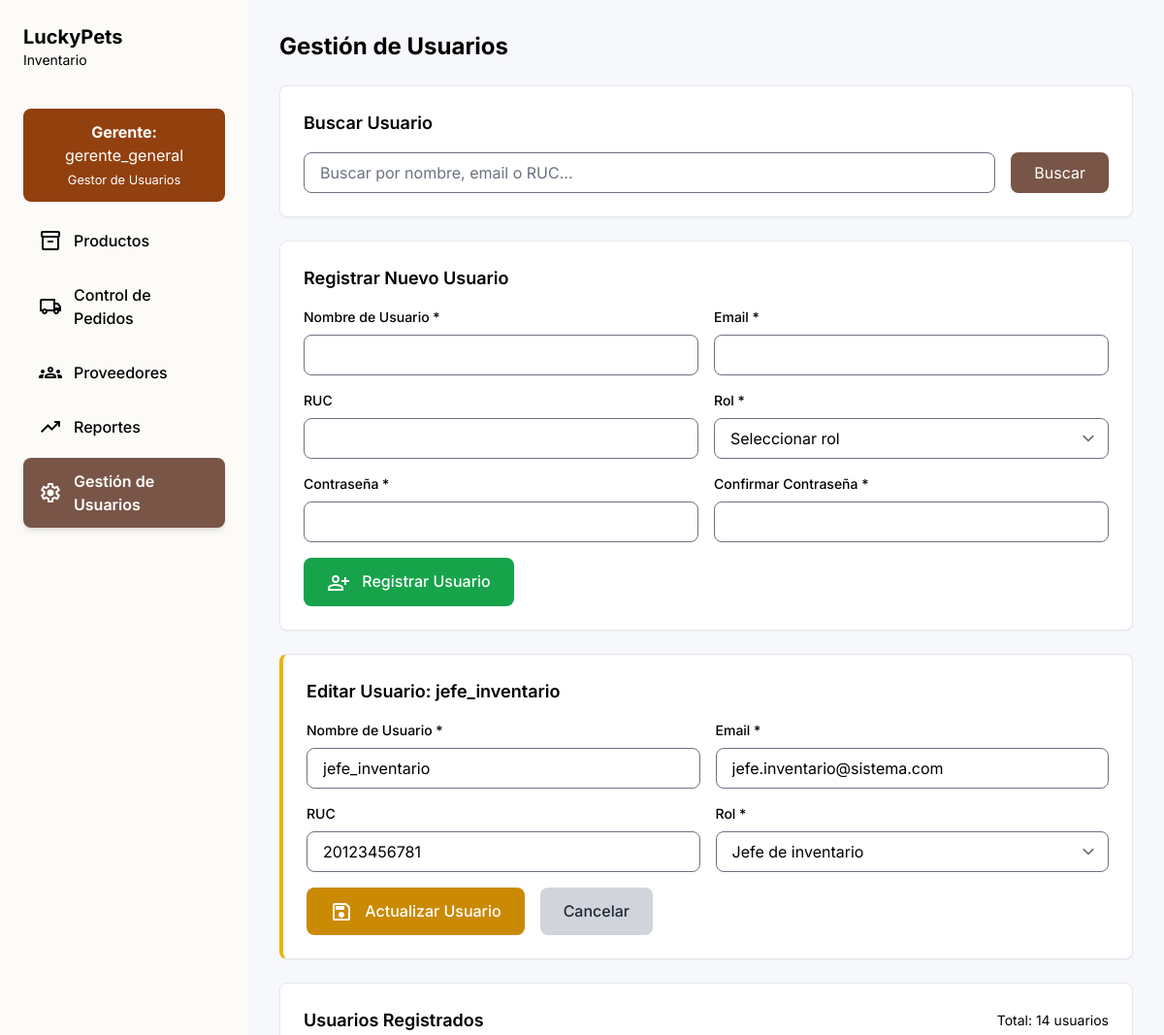
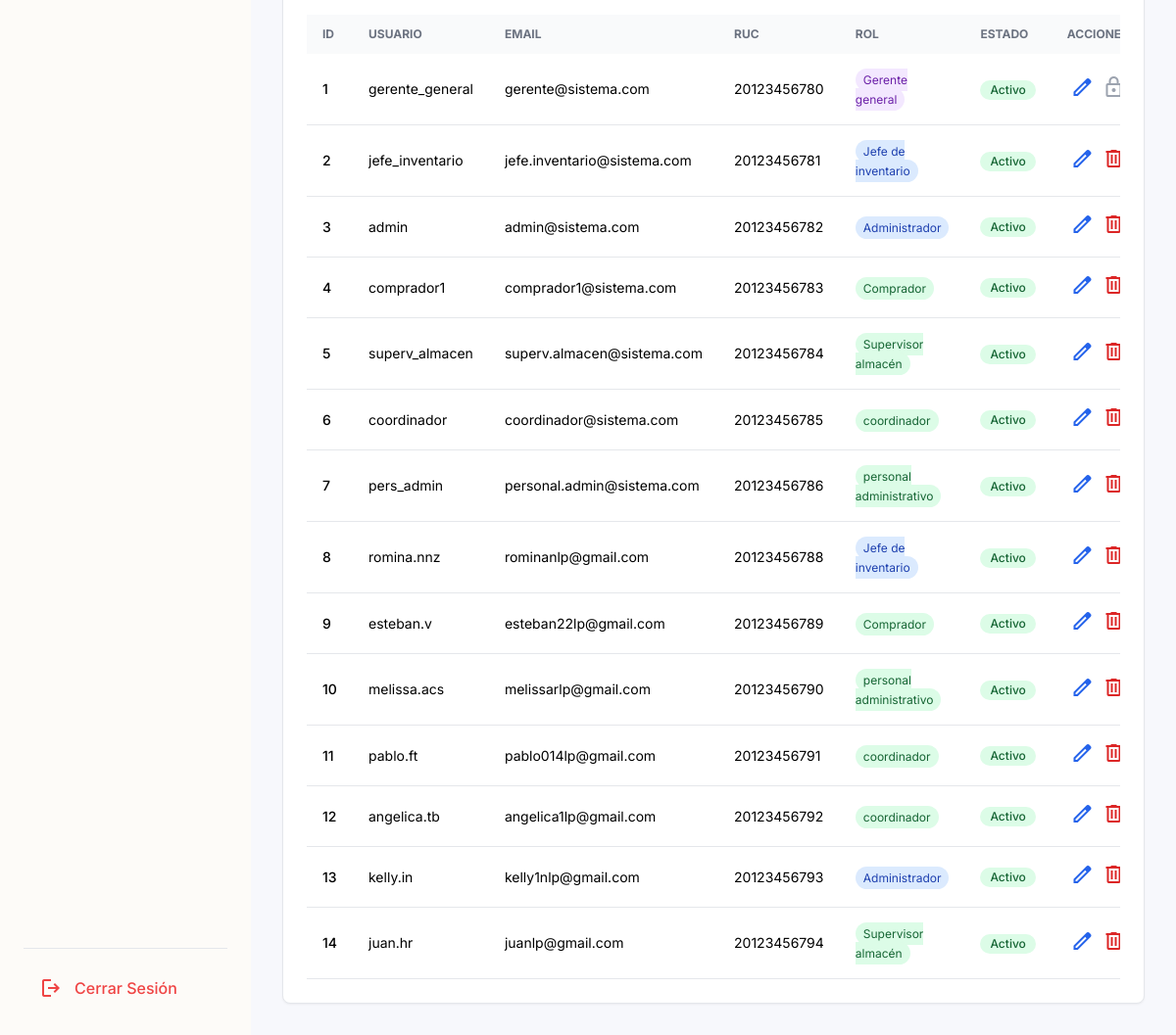
The app's page /vista/configuracion.php?editar=2 (signed in) with its own data (2 pictures, top to bottom).
### tables this page shows
CREATE TABLE Usuarios (
  id_trabajador INT PRIMARY KEY,
  nombre_usuario VARCHAR(100) NOT NULL,
  RUC VARCHAR(20) NULL,
  rol_ID INT NOT NULL,
  EMAIL VARCHAR(100) NOT NULL,
  CONTRASEÑA VARCHAR(255) NOT NULL,
  estado VARCHAR(20) NULL,
  ultimo_log DATETIME NULL,
  CONSTRAINT FK_Usuarios_Roles FOREIGN KEY (rol_ID) REFERENCES Roles(rol_ID)
);

CREATE TABLE Roles (
  rol_ID INT PRIMARY KEY,
  nombre_rol VARCHAR(100) NOT NULL,
  descripcion VARCHAR(255) NULL
);

### vista/configuracion.php (the view, shortened to what the rows shown need)
<?php
$usuario_editando = null;
function obtenerUsuarios($busqueda = '') {
    $conn = conectarDB();
    $sql = "SELECT u.*, r.nombre_rol
            FROM Usuarios u
            LEFT JOIN Roles r ON u.rol_ID = r.rol_ID
            WHERE u.estado = 'activo'";
    $sql .= " ORDER BY u.id_trabajador ASC";
    $stmt = $conn->prepare($sql);
    $stmt->execute();
    $result = $stmt->get_result();
    $usuarios = $result->fetch_all(MYSQLI_ASSOC);
    return $usuarios;
}
function obtenerRoles() {
    $conn = conectarDB();
    $sql = "SELECT * FROM Roles ORDER BY rol_ID";
    $result = $conn->query($sql);
    $roles = $result->fetch_all(MYSQLI_ASSOC);
    return $roles;
}
function obtenerUsuarioPorID($id) {
    $conn = conectarDB();
    $sql = "SELECT * FROM Usuarios WHERE id_trabajador = ?";
    $stmt = $conn->prepare($sql);
    $stmt->bind_param("i", $id);
    $stmt->execute();
    $result = $stmt->get_result();
    $usuario = $result->fetch_assoc();
    return $usuario;
}
if ($_SERVER['REQUEST_METHOD'] === 'POST' && isset($_POST['buscar'])) {
    $busqueda = trim($_POST['busqueda']);
    $usuarios = obtenerUsuarios($busqueda);
} else {
    $usuarios = obtenerUsuarios();
}
if (isset($_GET['editar'])) {
    $id_editar = intval($_GET['editar']);
    $usuario_editando = obtenerUsuarioPorID($id_editar);
}
$roles = obtenerRoles();
?>
<!DOCTYPE html>
<html lang="es">
<head>
    <script src="https://cdn.tailwindcss.com?plugins=forms,typography"></script>
</head>
<body class="font-display bg-background-light dark:bg-background-dark text-text-light dark:text-text-dark">
<div class="flex min-h-screen">
    <aside class="w-64 flex-shrink-0 sidebar dark:bg-sidebar-dark p-6 flex flex-col justify-between">
        <div>
            <div class="flex justify-between items-center mb-10">
                <div>
                    <h1 class="text-xl font-bold text-text-light dark:text-text-dark">LuckyPets</h1>
                </div>
            </div>
        </div>
    </aside>
    <main class="flex-1 p-8 overflow-y-auto">
        <h1 class="text-2xl font-bold mb-6 text-text-light dark:text-text-dark">Gestión de Usuarios</h1>
        <div class="bg-surface-light dark:bg-surface-dark p-6 rounded-lg shadow-sm border border-border-light dark:border-border-dark mb-6">
            <h2 class="text-lg font-semibold mb-4">Buscar Usuario</h2>
        </div>
        <div class="bg-surface-light dark:bg-surface-dark p-6 rounded-lg shadow-sm border border-border-light dark:border-border-dark mb-6">
            <h2 class="text-lg font-semibold mb-4">Registrar Nuevo Usuario</h2>
        </div>
        <?php if ($usuario_editando): ?>
            <div class="bg-surface-light dark:bg-surface-dark p-6 rounded-lg shadow-sm border border-border-light dark:border-border-dark mb-6 border-l-4 border-l-yellow-500">
                <h2 class="text-lg font-semibold mb-4">Editar Usuario: <?php echo htmlspecialchars($usuario_editando['nombre_usuario']); ?></h2>
                <form method="POST" class="grid grid-cols-1 md:grid-cols-2 gap-4">
                    <div>
                        <label class="block text-sm font-medium mb-2">Nombre de Usuario *</label>
                        <input type="text" name="nombre_usuario" value="<?php echo htmlspecialchars($usuario_editando['nombre_usuario']); ?>" required
                               class="w-full px-4 py-2 border border-border-light dark:border-border-dark rounded-lg bg-white dark:bg-gray-800">
                    </div>
                    <div>
                        <label class="block text-sm font-medium mb-2">Email *</label>
                        <input type="email" name="email" value="<?php echo htmlspecialchars($usuario_editando['EMAIL']); ?>" required
                               class="w-full px-4 py-2 border border-border-light dark:border-border-dark rounded-lg bg-white dark:bg-gray-800">
                    </div>
                    <div>
                        <label class="block text-sm font-medium mb-2">RUC</label>
                        <input type="text" name="ruc" value="<?php echo htmlspecialchars($usuario_editando['RUC']); ?>"
                               class="w-full px-4 py-2 border border-border-light dark:border-border-dark rounded-lg bg-white dark:bg-gray-800">
                    </div>
                    <div>
                        <label class="block text-sm font-medium mb-2">Rol *</label>
                        <select name="rol_id" required
                                class="w-full px-4 py-2 border border-border-light dark:border-border-dark rounded-lg bg-white dark:bg-gray-800">
                            <?php foreach ($roles as $rol): ?>
                                <option value="<?php echo $rol['rol_ID']; ?>"
                                    <?php echo $rol['rol_ID'] == $usuario_editando['rol_ID'] ? 'selected' : ''; ?>>
                                    <?php echo htmlspecialchars($rol['nombre_rol']); ?>
                                </option>
                            <?php endforeach; ?>
                        </select>
                    </div>
                    <div class="md:col-span-2 flex gap-4">
                        <button type="submit" name="actualizar"
                                class="px-6 py-3 bg-yellow-600 text-white rounded-lg hover:bg-yellow-700 font-medium">
                            <span class="material-symbols-outlined align-middle mr-2">save</span>
                            Actualizar Usuario
                        </button>
                        <a href="configuracion.php"
                           class="px-6 py-3 bg-gray-300 dark:bg-gray-700 text-gray-800 dark:text-gray-200 rounded-lg hover:bg-gray-400 dark:hover:bg-gray-600 font-medium">
                            Cancelar
                        </a>
                    </div>
                </form>
            </div>
        <?php endif; ?>
        <div class="bg-surface-light dark:bg-surface-dark p-6 rounded-lg shadow-sm border border-border-light dark:border-border-dark">
            <div class="flex justify-between items-center mb-4">
                <h2 class="text-lg font-semibold">Usuarios Registrados</h2>
            </div>
            <?php if (count($usuarios) > 0): ?>
                <div class="overflow-x-auto">
                    <table class="w-full text-sm text-left">
                        <thead class="text-xs text-gray-500 dark:text-gray-400 uppercase bg-gray-50 dark:bg-gray-800">
                            <tr>
                                <th class="py-3 px-4">ID</th>
                                <th class="py-3 px-4">Usuario</th>
                                <th class="py-3 px-4">Email</th>
                                <th class="py-3 px-4">RUC</th>
                                <th class="py-3 px-4">Rol</th>
                                <th class="py-3 px-4">Estado</th>
                                <th class="py-3 px-4 text-center">Acciones</th>
                            </tr>
                        </thead>
                        <tbody>
                            <?php foreach ($usuarios as $usuario): ?>
                                <tr class="border-b border-border-light dark:border-border-dark hover:bg-gray-50 dark:hover:bg-gray-800/50">
                                    <td class="py-4 px-4 font-medium"><?php echo $usuario['id_trabajador']; ?></td>
                                    <td class="py-4 px-4"><?php echo htmlspecialchars($usuario['nombre_usuario']); ?></td>
                                    <td class="py-4 px-4"><?php echo htmlspecialchars($usuario['EMAIL']); ?></td>
                                    <td class="py-4 px-4"><?php echo htmlspecialchars($usuario['RUC'] ?? 'N/A'); ?></td>
                                    <td class="py-4 px-4">
                                        <span class="px-2 py-1 text-xs rounded-full
                                            <?php echo $usuario['rol_ID'] == 1 ? 'bg-purple-100 text-purple-800 dark:bg-purple-900 dark:text-purple-300' :
                                                   ($usuario['rol_ID'] <= 3 ? 'bg-blue-100 text-blue-800 dark:bg-blue-900 dark:text-blue-300' :
                                                   'bg-green-100 text-green-800 dark:bg-green-900 dark:text-green-300'); ?>">
                                            <?php echo htmlspecialchars($usuario['nombre_rol'] ?? 'N/A'); ?>
                                        </span>
                                    </td>
                                    <td class="py-4 px-4">
                                        <span class="inline-flex items-center px-2.5 py-0.5 rounded-full text-xs font-medium
                                            <?php echo $usuario['estado'] == 'activo' ? 'bg-green-100 text-green-800 dark:bg-green-900 dark:text-green-300' :
                                                   'bg-red-100 text-red-800 dark:bg-red-900 dark:text-red-300'; ?>">
                                            <?php echo ucfirst($usuario['estado']); ?>
                                        </span>
                                    </td>
                                    <td class="py-4 px-4 text-center">
                                        <div class="flex justify-center space-x-2">
                                            <a href="configuracion.php?editar=<?php echo $usuario['id_trabajador']; ?>"
                                               class="text-blue-600 hover:text-blue-800 dark:text-blue-400 dark:hover:text-blue-300"
                                               title="Editar usuario">
                                                <span class="material-symbols-outlined">edit</span>
                                            </a>
                                            <?php if ($usuario['id_trabajador'] != 1): ?>
                                                <a href="configuracion.php?eliminar=<?php echo $usuario['id_trabajador']; ?>"
                                                   class="text-red-600 hover:text-red-800 dark:text-red-400 dark:hover:text-red-300"
                                                   title="Eliminar usuario"
                                                   onclick="return confirm('¿Está seguro de eliminar al usuario <?php echo addslashes($usuario['nombre_usuario']); ?>?')">
                                                    <span class="material-symbols-outlined">delete</span>
                                                </a>
                                            <?php else: ?>
                                                <span class="text-gray-400 cursor-not-allowed" title="No se puede eliminar al gerente principal">
                                                    <span class="material-symbols-outlined">lock</span>
                                                </span>
                                            <?php endif; ?>
                                        </div>
                                    </td>
                                </tr>
                            <?php endforeach; ?>
                        </tbody>
                    </table>
                </div>
            <?php endif; ?>
        </div>
    </main>
</div>
</body>
</html>

### records on screen
usuarios: nombre_usuario "jefe_inventario", email "jefe.inventario@sistema.com", ruc "20123456781", rol_id "Jefe de inventario", id_trabajador "2", EMAIL "jefe.inventario@sistema.com", RUC "20123456781", rol_ID.nombre_rol "Jefe de inventario", estado "Activo"
usuarios: id_trabajador "1", nombre_usuario "gerente_general", EMAIL "gerente@sistema.com", RUC "20123456780", rol_ID.nombre_rol "Gerente general", estado "Activo"
usuarios: id_trabajador "3", nombre_usuario "admin", EMAIL "admin@sistema.com", RUC "20123456782", rol_ID.nombre_rol "Administrador", estado "Activo"
usuarios: id_trabajador "4", nombre_usuario "comprador1", EMAIL "comprador1@sistema.com", RUC "20123456783", rol_ID.nombre_rol "Comprador", estado "Activo"
usuarios: id_trabajador "5", nombre_usuario "superv_almacen", EMAIL "superv.almacen@sistema.com", RUC "20123456784", rol_ID.nombre_rol "Supervisor almacén", estado "Activo"
usuarios: id_trabajador "6", nombre_usuario "coordinador", EMAIL "coordinador@sistema.com", RUC "20123456785", rol_ID.nombre_rol "coordinador", estado "Activo"
usuarios: id_trabajador "7", nombre_usuario "pers_admin", EMAIL "personal.admin@sistema.com", RUC "20123456786", rol_ID.nombre_rol "personal administrativo", estado "Activo"
usuarios: id_trabajador "8", nombre_usuario "romina.nnz", EMAIL "rominanlp@gmail.com", RUC "20123456788", rol_ID.nombre_rol "Jefe de inventario", estado "Activo"
usuarios: id_trabajador "9", nombre_usuario "esteban.v", EMAIL "esteban22lp@gmail.com", RUC "20123456789", rol_ID.nombre_rol "Comprador", estado "Activo"
usuarios: id_trabajador "10", nombre_usuario "melissa.acs", EMAIL "melissarlp@gmail.com", RUC "20123456790", rol_ID.nombre_rol "personal administrativo", estado "Activo"
usuarios: id_trabajador "11", nombre_usuario "pablo.ft", EMAIL "pablo014lp@gmail.com", RUC "20123456791", rol_ID.nombre_rol "coordinador", estado "Activo"
usuarios: id_trabajador "12", nombre_usuario "angelica.tb", EMAIL "angelica1lp@gmail.com", RUC "20123456792", rol_ID.nombre_rol "coordinador", estado "Activo"
usuarios: id_trabajador "13", nombre_usuario "kelly.in", EMAIL "kelly1nlp@gmail.com", RUC "20123456793", rol_ID.nombre_rol "Administrador", estado "Activo"
usuarios: id_trabajador "14", nombre_usuario "juan.hr", EMAIL "juanlp@gmail.com", RUC "20123456794", rol_ID.nombre_rol "Supervisor almacén", estado "Activo"

### other values on screen
$_SESSION['user']['username'] "gerente_general"
count($usuarios) "14"
